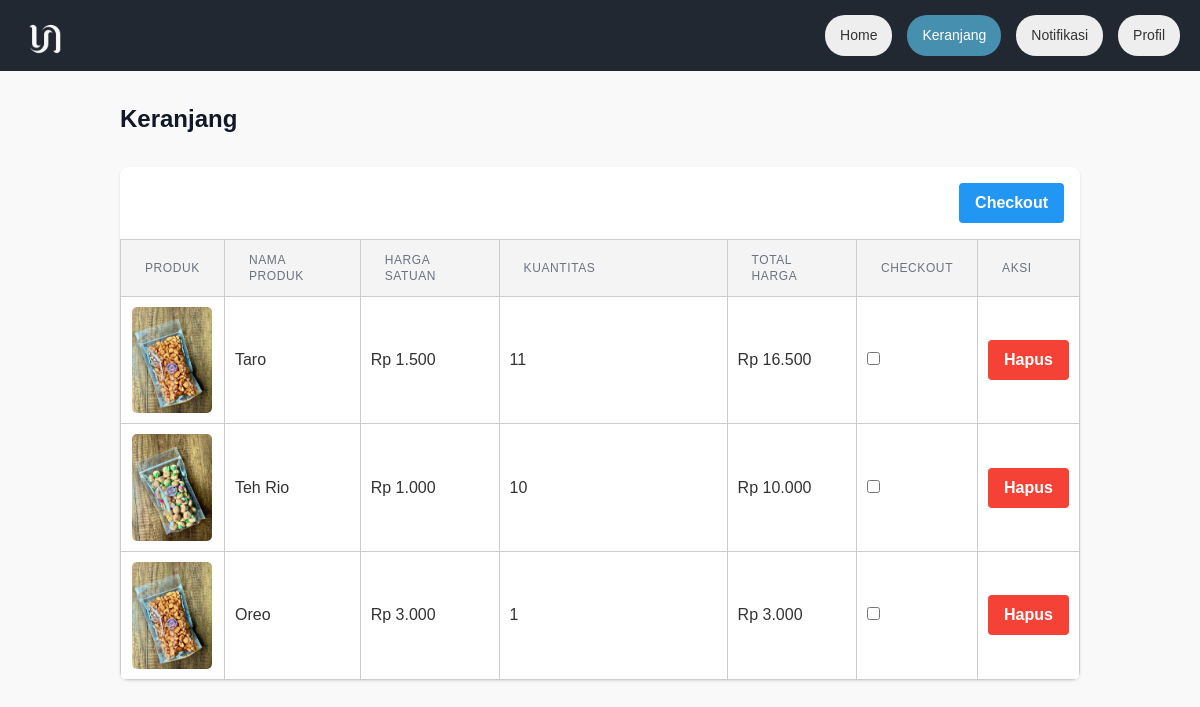
Page /keranjang.php (signed in) on the committed database.
### tables this page shows
CREATE TABLE `keranjang` (
  `id` int(11) NOT NULL,
  `snack_id` int(11) NOT NULL,
  `kuantitas` int(11) NOT NULL DEFAULT 1
);

CREATE TABLE `snack` (
  `ID` int(11) NOT NULL,
  `nama_snack` varchar(50) NOT NULL,
  `kategori` varchar(50) NOT NULL,
  `harga` varchar(50) NOT NULL,
  `stok` varchar(50) NOT NULL,
  `gambar` varchar(100) NOT NULL
);

### keranjang.php (the view, shortened to what this page needs)
<?php
require 'functions.php';
$query = "SELECT keranjang.id AS keranjang_id, snack.nama_snack, snack.gambar, snack.harga, keranjang.kuantitas
          FROM keranjang
          JOIN snack ON keranjang.snack_id = snack.ID";
$result = mysqli_query($conn, $query);
?>
<!DOCTYPE html>
<html lang="en">
<head>
    <link rel="stylesheet" href="css/styles.css">
    <link href="https://cdnjs.cloudflare.com/ajax/libs/font-awesome/6.4.0/css/all.min.css" rel="stylesheet">
    <script src="https://cdn.tailwindcss.com"></script>
</head>
<body>
    <header>
        <div class="logo">
            <img src="./img/Snack Logo - Original - 5000x5000 6.png" alt="Snack Logo">
        </div>
        <nav>
            <a href="index.php">
                <button>Home</button>
            </a>
            <button class="active">Keranjang</button>
            <a href="notifikasi.php">
                <button>Notifikasi</button>
            </a>
            <a href="profile-user.php">
                <button>Profil</button>
            </a>
        </nav>
    </header>
    <main class="flex-grow container mx-auto px-4 sm:px-6 lg:px-8 py-8">
        <div class="flex justify-between items-center mb-8">
            <h1 class="text-2xl font-bold text-gray-900">Keranjang</h1>
        </div>
        <div class="bg-white rounded-lg shadow overflow-hidden">
            <form method="post" action="pembayaran.php" id="checkout-form">
                <div class="text-right p-4">
                    <button type="submit" name="checkout" class="btn-checkout">Checkout</button>
                </div>
                <table class="min-w-full divide-y divide-gray-200">
                    <thead class="bg-gray-50">
                        <tr>
                            <th class="px-6 py-3 text-left text-xs font-medium text-gray-500 uppercase tracking-wider">
                                Produk
                            </th>
                            <th class="px-6 py-3 text-left text-xs font-medium text-gray-500 uppercase tracking-wider">
                                Nama Produk
                            </th>
                            <th class="px-6 py-3 text-left text-xs font-medium text-gray-500 uppercase tracking-wider">
                                Harga Satuan
                            </th>
                            <th class="px-6 py-3 text-left text-xs font-medium text-gray-500 uppercase tracking-wider">
                                Kuantitas
                            </th>
                            <th class="px-6 py-3 text-left text-xs font-medium text-gray-500 uppercase tracking-wider">
                                Total Harga
                            </th>
                            <th class="px-6 py-3 text-left text-xs font-medium text-gray-500 uppercase tracking-wider">
                                Checkout
                            </th>
                            <th class="px-6 py-3 text-left text-xs font-medium text-gray-500 uppercase tracking-wider">
                                Aksi
                            </th>
                        </tr>
                    </thead>
                    <tbody class="bg-white divide-y divide-gray-200">
                        <?php while ($row = mysqli_fetch_assoc($result)): ?>
                            <tr>
                                <td>
                                    <img class="keranjang-img" src="uploads/<?= htmlspecialchars($row['gambar']); ?>" alt="<?= htmlspecialchars($row['nama_snack']); ?>" style="max-width: 80px;">
                                </td>
                                <td><?= htmlspecialchars($row['nama_snack']); ?></td>
                                <td class="harga-satuan">Rp <?= number_format($row['harga'], 0, ',', '.'); ?></td>
                                <td>
                                    <input type="number" id="my-input" name="quantities[<?= htmlspecialchars($row['keranjang_id']); ?>]"
                                        value="<?= htmlspecialchars($row['kuantitas']); ?>"
                                        min="1"
                                        class="kuantitas-input"
                                        data-id="<?= $row['keranjang_id']; ?>"
                                        data-harga="<?= $row['harga']; ?>">
                                </td>
                                <td class="total-harga">Rp <?= number_format($row['harga'] * $row['kuantitas'], 0, ',', '.'); ?></td>
                                <td>
                                    <input type="checkbox" name="selected_ids[]" value="<?= htmlspecialchars($row['keranjang_id']); ?>">
                                </td>
                                <td>
                                    <form method="post">
                                        <button type="submit" name="remove_item" class="btn-remove" onclick="return confirm('Tindakan ini akan menghapus data! Anda yakin ingin menghapusnya?');">Hapus</button>
                                    </form>
                                </td>
                            </tr>
                        <?php endwhile; ?>
                    </tbody>
                </table>
            </form>
        </div>
    </main>
</body>
</html>

### css/styles.css (style rules this page uses)
body { margin: 0; font-family: Arial, sans-serif; background-color: #f9f9f9; }
* { margin: 0; padding: 0; box-sizing: border-box; font-family: Arial, sans-serif; }
body { background-color: #f9f9f9; color: #333; line-height: 1.6; }
header { background-color: #222831; color: #fff; padding: 10px 20px; display: flex; justify-content: space-between; align-items: center; }
header .logo { font-size: 24px; font-weight: bold; }
header .logo img { width: 50px; height: auto; margin-right: 20px; border-radius: 50%; }
header nav { display: flex; gap: 15px; }
header nav button { padding: 10px 15px; border: none; border-radius: 20px; cursor: pointer; background-color: #eee; color: #333; font-size: 14px; }
header nav button.active, header nav button:hover { background-color: #468FAF; color: #fff; }
.container { padding: 20px; justify-content: flex-end; }
table { width: 100%; border-collapse: collapse; }
table, th, td { border: 1px solid #ccc; }
th, td { padding: 10px; text-align: left; }
th { background-color: #f4f4f4; }
.keranjang-img { max-width: 60px; height: auto; border-radius: 5px; display: block; margin: 0 auto; }
.btn-remove { background-color: #f44336; color: white; padding: 8px 16px; border: none; border-radius: 4px; cursor: pointer; font-weight: 600; }
.btn-checkout { background-color: #2196F3; color: white; padding: 8px 16px; border: none; border-radius: 4px; cursor: pointer; font-weight: 600; text-align: left; }

### rows in the picture
keranjang: snack.gambar (picture), snack.nama_snack "Taro", snack.harga "1.500", kuantitas "11", $row['harga'] * $row['kuantitas'] "16.500"
keranjang: snack.gambar (picture), snack.nama_snack "Teh Rio", snack.harga "1.000", kuantitas "10", $row['harga'] * $row['kuantitas'] "10.000"
keranjang: snack.gambar (picture), snack.nama_snack "Oreo", snack.harga "3.000", kuantitas "1", $row['harga'] * $row['kuantitas'] "3.000"
